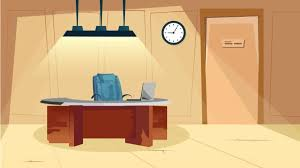
#> input picture img/2.jpg, 300 x 168 px, given in place of the camera
$ python gantibackgroundV2.py
#> lines starting #> are read from the running program, lines starting #| are printed output that depends on the picture; after the words box and inside, x2 and y2 are one past the last pixel; in counts of white or black regions, pixels touching at a corner belong together
from os import O_SYNC
import cv2 as cv
import numpy as np

# Penghapusan latar belakang warna dan mengganti dengan gambar latar belakang lain dengan video
# Membuat objek video capture untuk membaca video dari kamera webcam.
cap = cv.VideoCapture(0)

while True:
    # Mendapatkan frame setiap detik
    ret, frame = cap.read()
#> frame is the input picture: shape (168, 300, 3); mean B, G, R 126.1, 173.7, 212.5
    # Mengubah warna frame menjadi halus
    kernel = np.array([[0, -1, 0],
                       [-1, 5, -1],
                       [0, -1, 0]])
    frame = cv.filter2D(src=frame, ddepth=-1, kernel=kernel)
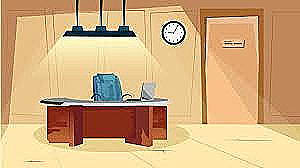
#> frame: shape (168, 300, 3); mean B, G, R 127, 173.7, 211
    # kernel1 = cv.getStructuringElement(cv.MORPH_ELLIPSE, (3, 3))
    # frame = cv.erode(frame, kernel1, iterations=2)
    # frame = cv.dilate(frame, kernel1, iterations=2)
    # Mengubah ke warna hsv
    hsv = cv.cvtColor(frame, cv.COLOR_BGR2HSV)
#> hsv: shape (168, 300, 3); mean H, S, V 20.2, 111, 212.6
    f2 = cv.imread('img/1.jpg')
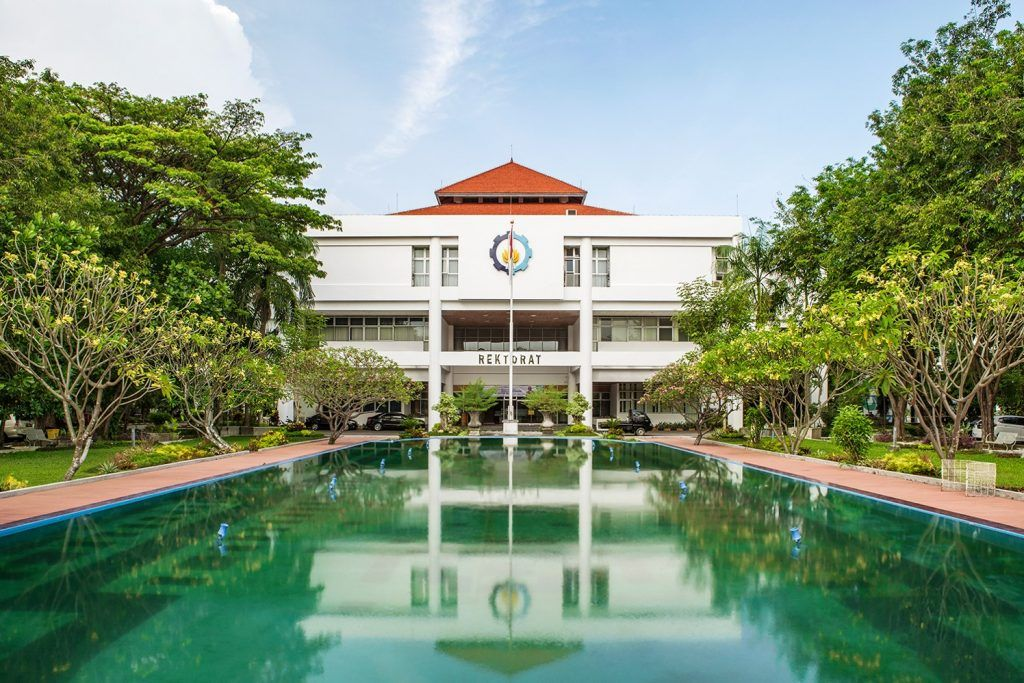
#> input picture img/1.jpg, 1024 x 683 px
#> f2 is the input picture: shape (683, 1024, 3); mean B, G, R 118.6, 143.7, 124.4
    # Medapatkan ukuran dari frame
    b, c, d = frame.shape
#> b = 168; c = 300; d = 3
    # Mengubah ukuran gambar latar belakang menjadi ukuran frame
    f2 = cv.resize(f2, (c, b), interpolation=cv.INTER_LINEAR)
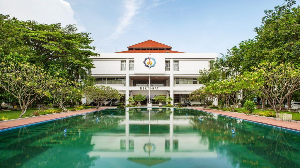
#> f2: shape (168, 300, 3); mean B, G, R 118.4, 143.5, 124.2
    cv.imshow('f2resize', f2)
    # Menentukan lower dan upper bound warna (disini menggunakan warna merah)
    lower_bound = np.array([95, 100, 100], dtype=np.uint8)
    upper_bound = np.array([120, 255, 255], dtype=np.uint8)
    mask0 = cv.inRange(hsv, lower_bound, upper_bound)
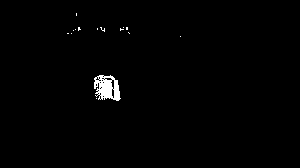
#> mask0: shape (168, 300); 0.99% white; 15 white regions (14 under 20 px), largest, box (x1, y1, x2, y2) and area: (94, 75, 121, 101) 456
    cv.imshow('mask0pertama', mask0)
    output_img1 = cv.bitwise_and(f2, f2, mask=mask0)
    cv.imshow('outputimg1', output_img1)
    # Membalik hasil mask
    mask1 = cv.bitwise_not(mask0)
    cv.imshow('mask1', mask1)
    output_img2 = cv.bitwise_and(frame, frame, mask=mask1)
    # Menggabungkan hasil dari output 1 dan 2
    fg = cv.add(output_img1, output_img2)
    cv.imshow('hsv', output_img2)
    cv.imshow('background', f2)
    cv.imshow('frame', fg)

    if cv.waitKey(1) == ord('q'):
#> (key q is pressed here)
        break
